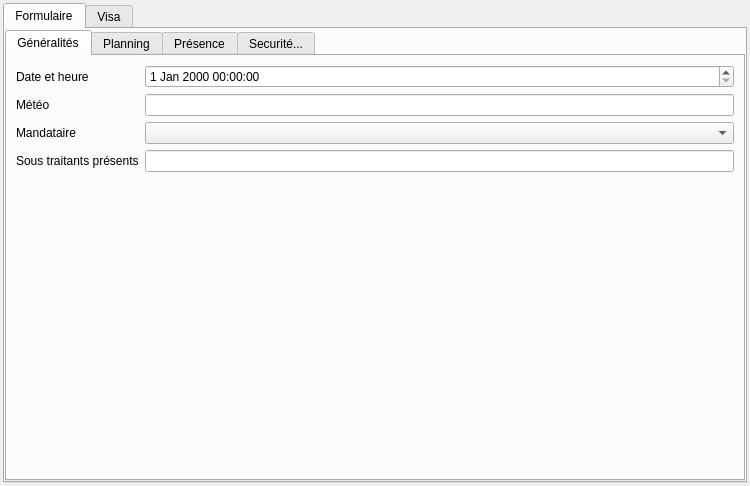
<?xml version="1.0" encoding="UTF-8"?>
<ui version="4.0">
 <class>Form</class>
 <widget class="QWidget" name="Form">
  <property name="geometry">
   <rect>
    <x>0</x>
    <y>0</y>
    <width>750</width>
    <height>486</height>
   </rect>
  </property>
  <property name="contextMenuPolicy">
   <enum>Qt::PreventContextMenu</enum>
  </property>
  <property name="windowTitle">
   <string>Form</string>
  </property>
  <layout class="QVBoxLayout" name="verticalLayout_20">
   <property name="leftMargin">
    <number>3</number>
   </property>
   <property name="topMargin">
    <number>3</number>
   </property>
   <property name="rightMargin">
    <number>3</number>
   </property>
   <property name="bottomMargin">
    <number>3</number>
   </property>
   <item>
    <widget class="QTabWidget" name="tabWidget_formvisa">
     <property name="tabPosition">
      <enum>QTabWidget::North</enum>
     </property>
     <property name="currentIndex">
      <number>0</number>
     </property>
     <widget class="QWidget" name="tab_15">
      <attribute name="title">
       <string>Formulaire</string>
      </attribute>
      <layout class="QVBoxLayout" name="verticalLayout_18">
       <property name="leftMargin">
        <number>0</number>
       </property>
       <property name="topMargin">
        <number>0</number>
       </property>
       <property name="rightMargin">
        <number>0</number>
       </property>
       <property name="bottomMargin">
        <number>0</number>
       </property>
       <item>
        <widget class="QStackedWidget" name="stackedWidget_2">
         <property name="currentIndex">
          <number>0</number>
         </property>
         <widget class="QWidget" name="NCA">
          <layout class="QVBoxLayout" name="verticalLayout_3">
           <property name="leftMargin">
            <number>0</number>
           </property>
           <property name="topMargin">
            <number>1</number>
           </property>
           <property name="rightMargin">
            <number>0</number>
           </property>
           <property name="bottomMargin">
            <number>0</number>
           </property>
           <item>
            <widget class="QTabWidget" name="tabWidget">
             <property name="currentIndex">
              <number>0</number>
             </property>
             <widget class="QWidget" name="tab_18">
              <attribute name="title">
               <string>Généralités</string>
              </attribute>
              <layout class="QGridLayout" name="gridLayout_15">
               <item row="0" column="0">
                <widget class="QLabel" name="label_25">
                 <property name="text">
                  <string>Date et heure</string>
                 </property>
                 <property name="wordWrap">
                  <bool>true</bool>
                 </property>
                </widget>
               </item>
               <item row="1" column="0">
                <widget class="QLabel" name="label_27">
                 <property name="text">
                  <string>Météo</string>
                 </property>
                 <property name="wordWrap">
                  <bool>true</bool>
                 </property>
                </widget>
               </item>
               <item row="3" column="1">
                <widget class="QLineEdit" name="lineEdit_etppres"/>
               </item>
               <item row="4" column="0">
                <spacer name="verticalSpacer">
                 <property name="orientation">
                  <enum>Qt::Vertical</enum>
                 </property>
                 <property name="sizeHint" stdset="0">
                  <size>
                   <width>20</width>
                   <height>40</height>
                  </size>
                 </property>
                </spacer>
               </item>
               <item row="0" column="1">
                <widget class="QDateTimeEdit" name="dateTimeEdit_datetimeobs"/>
               </item>
               <item row="3" column="0">
                <widget class="QLabel" name="label_28">
                 <property name="text">
                  <string>Sous traitants présents</string>
                 </property>
                 <property name="wordWrap">
                  <bool>true</bool>
                 </property>
                </widget>
               </item>
               <item row="1" column="1">
                <widget class="QLineEdit" name="lineEdit_meteo"/>
               </item>
               <item row="2" column="0">
                <widget class="QLabel" name="label_10">
                 <property name="text">
                  <string>Mandataire</string>
                 </property>
                </widget>
               </item>
               <item row="2" column="1">
                <widget class="QComboBox" name="comboBox_mandataire"/>
               </item>
              </layout>
             </widget>
             <widget class="QWidget" name="tab_19">
              <attribute name="title">
               <string>Planning</string>
              </attribute>
              <layout class="QGridLayout" name="gridLayout_16">
               <item row="0" column="1">
                <widget class="QComboBox" name="comboBox_planning"/>
               </item>
               <item row="0" column="0">
                <widget class="QLabel" name="label_29">
                 <property name="text">
                  <string>Planning respecté ?</string>
                 </property>
                 <property name="wordWrap">
                  <bool>true</bool>
                 </property>
                </widget>
               </item>
               <item row="1" column="0">
                <widget class="QLabel" name="label_30">
                 <property name="text">
                  <string>Commentaire</string>
                 </property>
                 <property name="wordWrap">
                  <bool>true</bool>
                 </property>
                </widget>
               </item>
               <item row="1" column="1">
                <widget class="QTextBrowser" name="textBrowser_planningcom">
                 <property name="readOnly">
                  <bool>false</bool>
                 </property>
                </widget>
               </item>
               <item row="2" column="1">
                <spacer name="verticalSpacer_3">
                 <property name="orientation">
                  <enum>Qt::Vertical</enum>
                 </property>
                 <property name="sizeHint" stdset="0">
                  <size>
                   <width>20</width>
                   <height>40</height>
                  </size>
                 </property>
                </spacer>
               </item>
              </layout>
             </widget>
             <widget class="QWidget" name="tab_20">
              <attribute name="title">
               <string>Présence</string>
              </attribute>
              <layout class="QVBoxLayout" name="verticalLayout_25">
               <item>
                <widget class="QGroupBox" name="groupBox_4">
                 <property name="title">
                  <string>Effectif</string>
                 </property>
                 <layout class="QGridLayout" name="gridLayout_18">
                  <item row="0" column="0">
                   <widget class="QLabel" name="label_31">
                    <property name="text">
                     <string>Effectif entreprise</string>
                    </property>
                   </widget>
                  </item>
                  <item row="1" column="1">
                   <widget class="QSpinBox" name="spinBox_effectsstraitant"/>
                  </item>
                  <item row="1" column="0">
                   <widget class="QLabel" name="label_32">
                    <property name="text">
                     <string>Effectif sous-traitant</string>
                    </property>
                   </widget>
                  </item>
                  <item row="2" column="0" colspan="2">
                   <widget class="QCheckBox" name="checkBox_conduc">
                    <property name="text">
                     <string>Présence du conducteur de travaux</string>
                    </property>
                   </widget>
                  </item>
                  <item row="0" column="1">
                   <widget class="QSpinBox" name="spinBox_effectetp"/>
                  </item>
                  <item row="0" column="2">
                   <widget class="QToolButton" name="toolButton_effect_etp">
                    <property name="text">
                     <string>...</string>
                    </property>
                   </widget>
                  </item>
                  <item row="1" column="2">
                   <widget class="QToolButton" name="toolButton_effect_sstraitant">
                    <property name="text">
                     <string>...</string>
                    </property>
                   </widget>
                  </item>
                 </layout>
                </widget>
               </item>
               <item>
                <widget class="QGroupBox" name="groupBox_5">
                 <property name="title">
                  <string>Engins</string>
                 </property>
                 <layout class="QGridLayout" name="gridLayout_17">
                  <item row="2" column="1">
                   <widget class="QCheckBox" name="checkBox_eng_cam_deblais">
                    <property name="text">
                     <string>Camion déblais</string>
                    </property>
                   </widget>
                  </item>
                  <item row="3" column="1">
                   <widget class="QCheckBox" name="checkBox_eng_cam_aspi">
                    <property name="text">
                     <string>Camion aspiratrice</string>
                    </property>
                   </widget>
                  </item>
                  <item row="4" column="1">
                   <widget class="QCheckBox" name="checkBox_eng_cam_repand">
                    <property name="text">
                     <string>Camion répandeur</string>
                    </property>
                   </widget>
                  </item>
                  <item row="1" column="2">
                   <widget class="QCheckBox" name="checkBox_eng_cam_malax">
                    <property name="text">
                     <string>Camion malaxeur</string>
                    </property>
                   </widget>
                  </item>
                  <item row="3" column="2">
                   <widget class="QCheckBox" name="checkBox_eng_compacteur">
                    <property name="text">
                     <string>Compacteur</string>
                    </property>
                   </widget>
                  </item>
                  <item row="2" column="2">
                   <widget class="QCheckBox" name="checkBox_eng_container">
                    <property name="text">
                     <string>Container</string>
                    </property>
                   </widget>
                  </item>
                  <item row="1" column="0">
                   <widget class="QCheckBox" name="checkBox_eng_pelle">
                    <property name="text">
                     <string>Pelle</string>
                    </property>
                   </widget>
                  </item>
                  <item row="1" column="1">
                   <widget class="QCheckBox" name="checkBox_eng_cam_mat">
                    <property name="text">
                     <string>Camion matériaux</string>
                    </property>
                   </widget>
                  </item>
                  <item row="2" column="0">
                   <widget class="QCheckBox" name="checkBox_eng_charg">
                    <property name="text">
                     <string>Chargeuse</string>
                    </property>
                   </widget>
                  </item>
                  <item row="4" column="2">
                   <widget class="QCheckBox" name="checkBox_eng_finisseur">
                    <property name="text">
                     <string>Finisseur</string>
                    </property>
                   </widget>
                  </item>
                  <item row="4" column="0">
                   <widget class="QCheckBox" name="checkBox_eng_trancheuse">
                    <property name="text">
                     <string>Trancheuse</string>
                    </property>
                   </widget>
                  </item>
                  <item row="3" column="0">
                   <widget class="QCheckBox" name="checkBox_eng_compres">
                    <property name="text">
                     <string>Compresseur</string>
                    </property>
                   </widget>
                  </item>
                  <item row="1" column="3">
                   <widget class="QCheckBox" name="checkBox_eng_minipelle">
                    <property name="text">
                     <string>Minipelle</string>
                    </property>
                   </widget>
                  </item>
                  <item row="2" column="3">
                   <widget class="QCheckBox" name="checkBox_eng_nacelle">
                    <property name="text">
                     <string>Nacelle</string>
                    </property>
                   </widget>
                  </item>
                  <item row="3" column="3">
                   <widget class="QCheckBox" name="checkBox_eng_autre">
                    <property name="text">
                     <string>Autre</string>
                    </property>
                   </widget>
                  </item>
                 </layout>
                </widget>
               </item>
               <item>
                <spacer name="verticalSpacer_4">
                 <property name="orientation">
                  <enum>Qt::Vertical</enum>
                 </property>
                 <property name="sizeHint" stdset="0">
                  <size>
                   <width>20</width>
                   <height>40</height>
                  </size>
                 </property>
                </spacer>
               </item>
              </layout>
             </widget>
             <widget class="QWidget" name="tab_21">
              <attribute name="title">
               <string>Securité...</string>
              </attribute>
              <layout class="QVBoxLayout" name="verticalLayout_26">
               <item>
                <widget class="QGroupBox" name="groupBox_6">
                 <property name="title">
                  <string>Conformité ?</string>
                 </property>
                 <layout class="QGridLayout" name="gridLayout_20">
                  <item row="4" column="2">
                   <widget class="QLabel" name="label_42">
                    <property name="text">
                     <string>Blindage des tranchées / fouilles</string>
                    </property>
                    <property name="wordWrap">
                     <bool>true</bool>
                    </property>
                   </widget>
                  </item>
                  <item row="3" column="2">
                   <widget class="QLabel" name="label_41">
                    <property name="text">
                     <string>Protection des tranchées / fouilles (bariérage)</string>
                    </property>
                    <property name="wordWrap">
                     <bool>true</bool>
                    </property>
                   </widget>
                  </item>
                  <item row="4" column="3">
                   <widget class="QComboBox" name="comboBox_sec_blindage"/>
                  </item>
                  <item row="3" column="3">
                   <widget class="QComboBox" name="comboBox_sec_protectiontranchee"/>
                  </item>
                  <item row="2" column="2">
                   <widget class="QLabel" name="label_40">
                    <property name="text">
                     <string>Propreté chantier et abords</string>
                    </property>
                    <property name="wordWrap">
                     <bool>true</bool>
                    </property>
                   </widget>
                  </item>
                  <item row="0" column="2">
                   <widget class="QLabel" name="label_38">
                    <property name="text">
                     <string>Eclairage / signalisation</string>
                    </property>
                    <property name="wordWrap">
                     <bool>true</bool>
                    </property>
                   </widget>
                  </item>
                  <item row="1" column="2">
                   <widget class="QLabel" name="label_39">
                    <property name="text">
                     <string>Stockage des déchets / tri selectif</string>
                    </property>
                    <property name="wordWrap">
                     <bool>true</bool>
                    </property>
                   </widget>
                  </item>
                  <item row="0" column="3">
                   <widget class="QComboBox" name="comboBox_sec_eclairage"/>
                  </item>
                  <item row="4" column="0">
                   <widget class="QLabel" name="label_37">
                    <property name="text">
                     <string>Circulation des piétons/véhicules</string>
                    </property>
                    <property name="wordWrap">
                     <bool>true</bool>
                    </property>
                   </widget>
                  </item>
                  <item row="0" column="1">
                   <widget class="QComboBox" name="comboBox_sec_personnel"/>
                  </item>
                  <item row="0" column="4">
                   <widget class="QLabel" name="label_43">
                    <property name="text">
                     <string>Réunion marquage / piquetage réalisée</string>
                    </property>
                    <property name="wordWrap">
                     <bool>true</bool>
                    </property>
                   </widget>
                  </item>
                  <item row="2" column="0">
                   <widget class="QLabel" name="label_35">
                    <property name="text">
                     <string>Affichage des autorisations/arrêtés</string>
                    </property>
                    <property name="wordWrap">
                     <bool>true</bool>
                    </property>
                   </widget>
                  </item>
                  <item row="3" column="0">
                   <widget class="QLabel" name="label_36">
                    <property name="text">
                     <string>Panneaux de chantier</string>
                    </property>
                    <property name="wordWrap">
                     <bool>true</bool>
                    </property>
                   </widget>
                  </item>
                  <item row="1" column="3">
                   <widget class="QComboBox" name="comboBox_sec_stockagedechet"/>
                  </item>
                  <item row="0" column="0">
                   <widget class="QLabel" name="label_33">
                    <property name="text">
                     <string>Sécurité du Personnel</string>
                    </property>
                    <property name="wordWrap">
                     <bool>true</bool>
                    </property>
                   </widget>
                  </item>
                  <item row="1" column="0">
                   <widget class="QLabel" name="label_34">
                    <property name="text">
                     <string>Protection du chantier</string>
                    </property>
                    <property name="wordWrap">
                     <bool>true</bool>
                    </property>
                   </widget>
                  </item>
                  <item row="2" column="3">
                   <widget class="QComboBox" name="comboBox_sec_proprete"/>
                  </item>
                  <item row="4" column="1">
                   <widget class="QComboBox" name="comboBox_sec_circul"/>
                  </item>
                  <item row="1" column="1">
                   <widget class="QComboBox" name="comboBox_sec_protection"/>
                  </item>
                  <item row="3" column="1">
                   <widget class="QComboBox" name="comboBox_sec_panneauxchant"/>
                  </item>
                  <item row="2" column="1">
                   <widget class="QComboBox" name="comboBox_sec_afficharrete"/>
                  </item>
                  <item row="0" column="5">
                   <widget class="QComboBox" name="comboBox_sec_reunionmarquage"/>
                  </item>
                  <item row="1" column="4">
                   <widget class="QLabel" name="label_44">
                    <property name="text">
                     <string>Entretien eu marquage</string>
                    </property>
                    <property name="wordWrap">
                     <bool>true</bool>
                    </property>
                   </widget>
                  </item>
                  <item row="1" column="5">
                   <widget class="QComboBox" name="comboBox_sec_entretienmarquage"/>
                  </item>
                  <item row="2" column="4">
                   <widget class="QLabel" name="label_45">
                    <property name="text">
                     <string>Accessibilité organes de coupure Gaz/AEP</string>
                    </property>
                    <property name="wordWrap">
                     <bool>true</bool>
                    </property>
                   </widget>
                  </item>
                  <item row="2" column="5">
                   <widget class="QComboBox" name="comboBox_sec_accesscoupure"/>
                  </item>
                  <item row="3" column="4">
                   <widget class="QLabel" name="label_46">
                    <property name="text">
                     <string>Travail en hauteur</string>
                    </property>
                    <property name="wordWrap">
                     <bool>true</bool>
                    </property>
                   </widget>
                  </item>
                  <item row="3" column="5">
                   <widget class="QComboBox" name="comboBox_sec_travailhauteur"/>
                  </item>
                 </layout>
                </widget>
               </item>
               <item>
                <widget class="QGroupBox" name="groupBox_7">
                 <property name="title">
                  <string>Plaintes</string>
                 </property>
                 <layout class="QGridLayout" name="gridLayout_21">
                  <item row="0" column="0">
                   <widget class="QLabel" name="label_47">
                    <property name="text">
                     <string>Avez vous eu des plaintes</string>
                    </property>
                   </widget>
                  </item>
                  <item row="0" column="1">
                   <widget class="QComboBox" name="comboBox_sec_plaintes"/>
                  </item>
                  <item row="1" column="0">
                   <widget class="QLabel" name="label_48">
                    <property name="text">
                     <string>Objet de la plainte</string>
                    </property>
                   </widget>
                  </item>
                  <item row="1" column="1">
                   <widget class="QLineEdit" name="lineEdit_sec_plaintes_com"/>
                  </item>
                 </layout>
                </widget>
               </item>
              </layout>
             </widget>
            </widget>
           </item>
          </layout>
         </widget>
         <widget class="QWidget" name="NCB">
          <layout class="QVBoxLayout" name="verticalLayout_4">
           <item>
            <widget class="QTabWidget" name="tabWidget_propo">
             <property name="currentIndex">
              <number>0</number>
             </property>
             <widget class="QWidget" name="tab_8">
              <attribute name="title">
               <string>Proposition</string>
              </attribute>
              <layout class="QVBoxLayout" name="verticalLayout_5"/>
             </widget>
             <widget class="QWidget" name="tab_9">
              <attribute name="title">
               <string>Avis</string>
              </attribute>
              <layout class="QGridLayout" name="gridLayout_10">
               <item row="4" column="1">
                <widget class="QFrame" name="frame_choisresp">
                 <property name="frameShape">
                  <enum>QFrame::StyledPanel</enum>
                 </property>
                 <property name="frameShadow">
                  <enum>QFrame::Raised</enum>
                 </property>
                 <layout class="QVBoxLayout" name="verticalLayout_15"/>
                </widget>
               </item>
               <item row="2" column="1">
                <widget class="QDateEdit" name="dateEdit_datecible">
                 <property name="calendarPopup">
                  <bool>true</bool>
                 </property>
                </widget>
               </item>
               <item row="0" column="0">
                <widget class="QLabel" name="label_11">
                 <property name="text">
                  <string>Acceptation MOE</string>
                 </property>
                </widget>
               </item>
               <item row="2" column="0">
                <widget class="QLabel" name="label_12">
                 <property name="text">
                  <string>Date cible</string>
                 </property>
                </widget>
               </item>
               <item row="6" column="0">
                <widget class="QLabel" name="label_13">
                 <property name="text">
                  <string>Observation</string>
                 </property>
                </widget>
               </item>
               <item row="4" column="0">
                <widget class="QLabel" name="label_14">
                 <property name="text">
                  <string>Responsable</string>
                 </property>
                </widget>
               </item>
               <item row="0" column="1">
                <widget class="QComboBox" name="comboBox_acceptation"/>
               </item>
               <item row="6" column="1">
                <widget class="QTextBrowser" name="textBrowser_ncbobs">
                 <property name="readOnly">
                  <bool>false</bool>
                 </property>
                </widget>
               </item>
              </layout>
             </widget>
            </widget>
           </item>
          </layout>
         </widget>
         <widget class="QWidget" name="NCC">
          <layout class="QGridLayout" name="gridLayout_9">
           <item row="2" column="0">
            <widget class="QTabWidget" name="tabWidget_verif">
             <property name="currentIndex">
              <number>0</number>
             </property>
             <widget class="QWidget" name="tab_12">
              <attribute name="title">
               <string>Formulaire</string>
              </attribute>
              <layout class="QGridLayout" name="gridLayout_12">
               <item row="2" column="0">
                <widget class="QLabel" name="label_16">
                 <property name="text">
                  <string>Observation</string>
                 </property>
                </widget>
               </item>
               <item row="2" column="1">
                <widget class="QTextBrowser" name="textBrowser_etatverif">
                 <property name="readOnly">
                  <bool>false</bool>
                 </property>
                </widget>
               </item>
               <item row="0" column="1">
                <widget class="QComboBox" name="comboBox_etatverif"/>
               </item>
               <item row="0" column="0">
                <widget class="QLabel" name="label_15">
                 <property name="text">
                  <string>Etat</string>
                 </property>
                </widget>
               </item>
               <item row="1" column="0">
                <widget class="QLabel" name="label_17">
                 <property name="text">
                  <string>Date vérif</string>
                 </property>
                </widget>
               </item>
               <item row="1" column="1">
                <widget class="QDateEdit" name="dateEdit_etatverif">
                 <property name="calendarPopup">
                  <bool>true</bool>
                 </property>
                </widget>
               </item>
              </layout>
             </widget>
             <widget class="QWidget" name="tab_14">
              <attribute name="title">
               <string>Photos</string>
              </attribute>
              <layout class="QVBoxLayout" name="verticalLayout_17"/>
             </widget>
            </widget>
           </item>
          </layout>
         </widget>
         <widget class="QWidget" name="NCD">
          <layout class="QGridLayout" name="gridLayout_8">
           <item row="0" column="0">
            <widget class="QLabel" name="label_18">
             <property name="text">
              <string>Levée de reserve</string>
             </property>
            </widget>
           </item>
           <item row="0" column="1">
            <widget class="QComboBox" name="comboBox_leveres"/>
           </item>
           <item row="1" column="0">
            <widget class="QLabel" name="label_19">
             <property name="text">
              <string>Observation</string>
             </property>
            </widget>
           </item>
           <item row="1" column="1">
            <widget class="QTextBrowser" name="textBrowser_leveres">
             <property name="readOnly">
              <bool>false</bool>
             </property>
            </widget>
           </item>
          </layout>
         </widget>
         <widget class="QWidget" name="NCE">
          <layout class="QGridLayout" name="gridLayout_11">
           <item row="0" column="0">
            <widget class="QLabel" name="label_20">
             <property name="text">
              <string>Action corrective ?</string>
             </property>
            </widget>
           </item>
           <item row="0" column="1">
            <widget class="QComboBox" name="comboBox_actioncorr"/>
           </item>
           <item row="1" column="0">
            <widget class="QLabel" name="label_21">
             <property name="text">
              <string>Commentaire</string>
             </property>
            </widget>
           </item>
           <item row="1" column="1">
            <widget class="QTextBrowser" name="textBrowser_actioncorr">
             <property name="readOnly">
              <bool>false</bool>
             </property>
            </widget>
           </item>
          </layout>
         </widget>
         <widget class="QWidget" name="PVA">
          <layout class="QVBoxLayout" name="verticalLayout">
           <item>
            <widget class="QTabWidget" name="tabWidget_pvmisedispo">
             <property name="currentIndex">
              <number>0</number>
             </property>
             <widget class="QWidget" name="tab_17">
              <attribute name="title">
               <string>Commentaires</string>
              </attribute>
              <layout class="QGridLayout" name="gridLayout_13">
               <item row="0" column="0">
                <widget class="QLabel" name="label_22">
                 <property name="text">
                  <string>Date de remise du site</string>
                 </property>
                </widget>
               </item>
               <item row="1" column="0">
                <widget class="QLabel" name="label_23">
                 <property name="text">
                  <string>Commentaires</string>
                 </property>
                </widget>
               </item>
               <item row="1" column="1">
                <widget class="QTextBrowser" name="textBrowser_pva">
                 <property name="readOnly">
                  <bool>false</bool>
                 </property>
                </widget>
               </item>
               <item row="0" column="1">
                <widget class="QDateTimeEdit" name="dateTimeEdit_pva">
                 <property name="calendarPopup">
                  <bool>true</bool>
                 </property>
                </widget>
               </item>
              </layout>
             </widget>
             <widget class="QWidget" name="tab_7">
              <attribute name="title">
               <string>entite occupante</string>
              </attribute>
              <layout class="QVBoxLayout" name="verticalLayout_23" stretch="1,10">
               <item>
                <widget class="QGroupBox" name="groupBox_10">
                 <property name="title">
                  <string>Marché</string>
                 </property>
                 <layout class="QGridLayout" name="gridLayout_14" columnstretch="1,10">
                  <item row="0" column="0">
                   <widget class="QLabel" name="label_26">
                    <property name="text">
                     <string>n° marche</string>
                    </property>
                   </widget>
                  </item>
                  <item row="0" column="1">
                   <widget class="QFrame" name="frame_entocc_marche">
                    <property name="frameShape">
                     <enum>QFrame::StyledPanel</enum>
                    </property>
                    <property name="frameShadow">
                     <enum>QFrame::Raised</enum>
                    </property>
                    <layout class="QVBoxLayout" name="verticalLayout_13">
                     <property name="leftMargin">
                      <number>0</number>
                     </property>
                     <property name="topMargin">
                      <number>0</number>
                     </property>
                     <property name="rightMargin">
                      <number>0</number>
                     </property>
                     <property name="bottomMargin">
                      <number>0</number>
                     </property>
                    </layout>
                   </widget>
                  </item>
                 </layout>
                </widget>
               </item>
               <item>
                <widget class="QGroupBox" name="groupBox_entocc_sign">
                 <property name="title">
                  <string>Signature</string>
                 </property>
                 <layout class="QVBoxLayout" name="verticalLayout_32"/>
                </widget>
               </item>
              </layout>
             </widget>
             <widget class="QWidget" name="tab_10">
              <attribute name="title">
               <string>entite preneuse</string>
              </attribute>
              <layout class="QVBoxLayout" name="verticalLayout_22" stretch="1,10">
               <item>
                <widget class="QGroupBox" name="groupBox_9">
                 <property name="title">
                  <string>Marché</string>
                 </property>
                 <layout class="QGridLayout" name="gridLayout_6" columnstretch="1,10">
                  <item row="0" column="0">
                   <widget class="QLabel" name="label_24">
                    <property name="text">
                     <string>n° marche</string>
                    </property>
                   </widget>
                  </item>
                  <item row="0" column="1">
                   <widget class="QFrame" name="frame_entpren_marche">
                    <property name="frameShape">
                     <enum>QFrame::StyledPanel</enum>
                    </property>
                    <property name="frameShadow">
                     <enum>QFrame::Raised</enum>
                    </property>
                    <layout class="QVBoxLayout" name="verticalLayout_14">
                     <property name="leftMargin">
                      <number>0</number>
                     </property>
                     <property name="topMargin">
                      <number>0</number>
                     </property>
                     <property name="rightMargin">
                      <number>0</number>
                     </property>
                     <property name="bottomMargin">
                      <number>0</number>
                     </property>
                    </layout>
                   </widget>
                  </item>
                 </layout>
                </widget>
               </item>
               <item>
                <widget class="QGroupBox" name="groupBox_entpren_sign">
                 <property name="title">
                  <string>Signature</string>
                 </property>
                 <layout class="QVBoxLayout" name="verticalLayout_27"/>
                </widget>
               </item>
              </layout>
             </widget>
             <widget class="QWidget" name="tab_11">
              <attribute name="title">
               <string>Photos</string>
              </attribute>
              <layout class="QVBoxLayout" name="verticalLayout_16"/>
             </widget>
             <widget class="QWidget" name="tab_13">
              <attribute name="title">
               <string>Rapports</string>
              </attribute>
              <layout class="QVBoxLayout" name="verticalLayout_21"/>
             </widget>
            </widget>
           </item>
          </layout>
         </widget>
         <widget class="QWidget" name="page_4">
          <layout class="QVBoxLayout" name="verticalLayout_7">
           <item>
            <widget class="QScrollArea" name="scrollArea">
             <property name="widgetResizable">
              <bool>true</bool>
             </property>
             <widget class="QWidget" name="scrollAreaWidgetContents">
              <property name="geometry">
               <rect>
                <x>0</x>
                <y>0</y>
                <width>229</width>
                <height>362</height>
               </rect>
              </property>
              <layout class="QVBoxLayout" name="verticalLayout_8">
               <item>
                <widget class="QFrame" name="frame">
                 <property name="frameShape">
                  <enum>QFrame::StyledPanel</enum>
                 </property>
                 <property name="frameShadow">
                  <enum>QFrame::Raised</enum>
                 </property>
                 <layout class="QGridLayout" name="gridLayout_3">
                  <item row="0" column="0">
                   <widget class="QLabel" name="label">
                    <property name="text">
                     <string>Date</string>
                    </property>
                   </widget>
                  </item>
                  <item row="1" column="0">
                   <widget class="QLabel" name="label_5">
                    <property name="text">
                     <string>Urgence</string>
                    </property>
                   </widget>
                  </item>
                  <item row="1" column="1">
                   <widget class="QComboBox" name="comboBox_urgence"/>
                  </item>
                  <item row="0" column="1">
                   <widget class="QDateTimeEdit" name="dateTimeEdit">
                    <property name="calendarPopup">
                     <bool>true</bool>
                    </property>
                   </widget>
                  </item>
                 </layout>
                </widget>
               </item>
               <item>
                <widget class="QStackedWidget" name="stackedWidget">
                 <property name="currentIndex">
                  <number>0</number>
                 </property>
                 <widget class="QWidget" name="page">
                  <layout class="QGridLayout" name="gridLayout" columnstretch="1,5,1">
                   <item row="5" column="0">
                    <widget class="QLabel" name="label_6">
                     <property name="text">
                      <string>Evolution</string>
                     </property>
                    </widget>
                   </item>
                   <item row="1" column="0">
                    <widget class="QLabel" name="label_2">
                     <property name="text">
                      <string>Nombre</string>
                     </property>
                    </widget>
                   </item>
                   <item row="1" column="1">
                    <widget class="QSpinBox" name="spinBox_nombre">
                     <property name="minimum">
                      <number>-1</number>
                     </property>
                    </widget>
                   </item>
                   <item row="3" column="0">
                    <widget class="QLabel" name="label_7">
                     <property name="text">
                      <string>Commentaire</string>
                     </property>
                    </widget>
                   </item>
                   <item row="1" column="2">
                    <widget class="QToolButton" name="toolButton_calc_nb">
                     <property name="text">
                      <string/>
                     </property>
                     <property name="icon">
                      <iconset>
                       <normaloff>:/plugins/Lamia/icons/numpad.png</normaloff>:/plugins/Lamia/icons/numpad.png</iconset>
                     </property>
                    </widget>
                   </item>
                   <item row="3" column="1" colspan="2">
                    <widget class="QTextEdit" name="textEdit_comm">
                     <property name="sizePolicy">
                      <sizepolicy hsizetype="Expanding" vsizetype="Expanding">
                       <horstretch>0</horstretch>
                       <verstretch>0</verstretch>
                      </sizepolicy>
                     </property>
                     <property name="maximumSize">
                      <size>
                       <width>16777215</width>
                       <height>40</height>
                      </size>
                     </property>
                    </widget>
                   </item>
                   <item row="5" column="1" colspan="2">
                    <widget class="QTextEdit" name="textEdit_evolution">
                     <property name="sizePolicy">
                      <sizepolicy hsizetype="Expanding" vsizetype="Expanding">
                       <horstretch>0</horstretch>
                       <verstretch>0</verstretch>
                      </sizepolicy>
                     </property>
                     <property name="maximumSize">
                      <size>
                       <width>16777215</width>
                       <height>40</height>
                      </size>
                     </property>
                    </widget>
                   </item>
                  </layout>
                 </widget>
                 <widget class="QWidget" name="page_2">
                  <layout class="QGridLayout" name="gridLayout_2">
                   <item row="0" column="0">
                    <widget class="QLabel" name="label_3">
                     <property name="text">
                      <string>NOD</string>
                     </property>
                    </widget>
                   </item>
                   <item row="1" column="1">
                    <spacer name="verticalSpacer_2">
                     <property name="orientation">
                      <enum>Qt::Vertical</enum>
                     </property>
                     <property name="sizeHint" stdset="0">
                      <size>
                       <width>20</width>
                       <height>40</height>
                      </size>
                     </property>
                    </spacer>
                   </item>
                  </layout>
                 </widget>
                 <widget class="QWidget" name="page_3">
                  <layout class="QVBoxLayout" name="verticalLayout_2">
                   <item>
                    <widget class="QLabel" name="label_9">
                     <property name="text">
                      <string>Equip</string>
                     </property>
                    </widget>
                   </item>
                  </layout>
                 </widget>
                </widget>
               </item>
               <item>
                <widget class="QGroupBox" name="groupBox">
                 <property name="title">
                  <string>Suite à donner</string>
                 </property>
                 <layout class="QGridLayout" name="gridLayout_4">
                  <item row="1" column="0">
                   <widget class="QLabel" name="label_8">
                    <property name="text">
                     <string>Commentaire</string>
                    </property>
                   </widget>
                  </item>
                  <item row="0" column="0">
                   <widget class="QLabel" name="label_4">
                    <property name="text">
                     <string>Type de suite</string>
                    </property>
                   </widget>
                  </item>
                  <item row="0" column="1">
                   <widget class="QComboBox" name="comboBox_typesuite"/>
                  </item>
                  <item row="1" column="1">
                   <widget class="QTextEdit" name="textEdit_suite">
                    <property name="sizePolicy">
                     <sizepolicy hsizetype="Expanding" vsizetype="Expanding">
                      <horstretch>0</horstretch>
                      <verstretch>0</verstretch>
                     </sizepolicy>
                    </property>
                    <property name="maximumSize">
                     <size>
                      <width>16777215</width>
                      <height>40</height>
                     </size>
                    </property>
                   </widget>
                  </item>
                 </layout>
                </widget>
               </item>
              </layout>
             </widget>
            </widget>
           </item>
          </layout>
         </widget>
        </widget>
       </item>
      </layout>
     </widget>
     <widget class="QWidget" name="tab_16">
      <attribute name="title">
       <string>Visa</string>
      </attribute>
      <layout class="QVBoxLayout" name="verticalLayout_19">
       <item>
        <widget class="QTabWidget" name="tabWidget_multivisa">
         <property name="currentIndex">
          <number>0</number>
         </property>
         <widget class="QWidget" name="tab">
          <attribute name="title">
           <string>MOE</string>
          </attribute>
          <layout class="QVBoxLayout" name="verticalLayout_10"/>
         </widget>
         <widget class="QWidget" name="tab_3">
          <attribute name="title">
           <string>Entreprise</string>
          </attribute>
          <layout class="QVBoxLayout" name="verticalLayout_11"/>
         </widget>
        </widget>
       </item>
      </layout>
     </widget>
    </widget>
   </item>
  </layout>
 </widget>
 <resources/>
 <connections/>
</ui>
